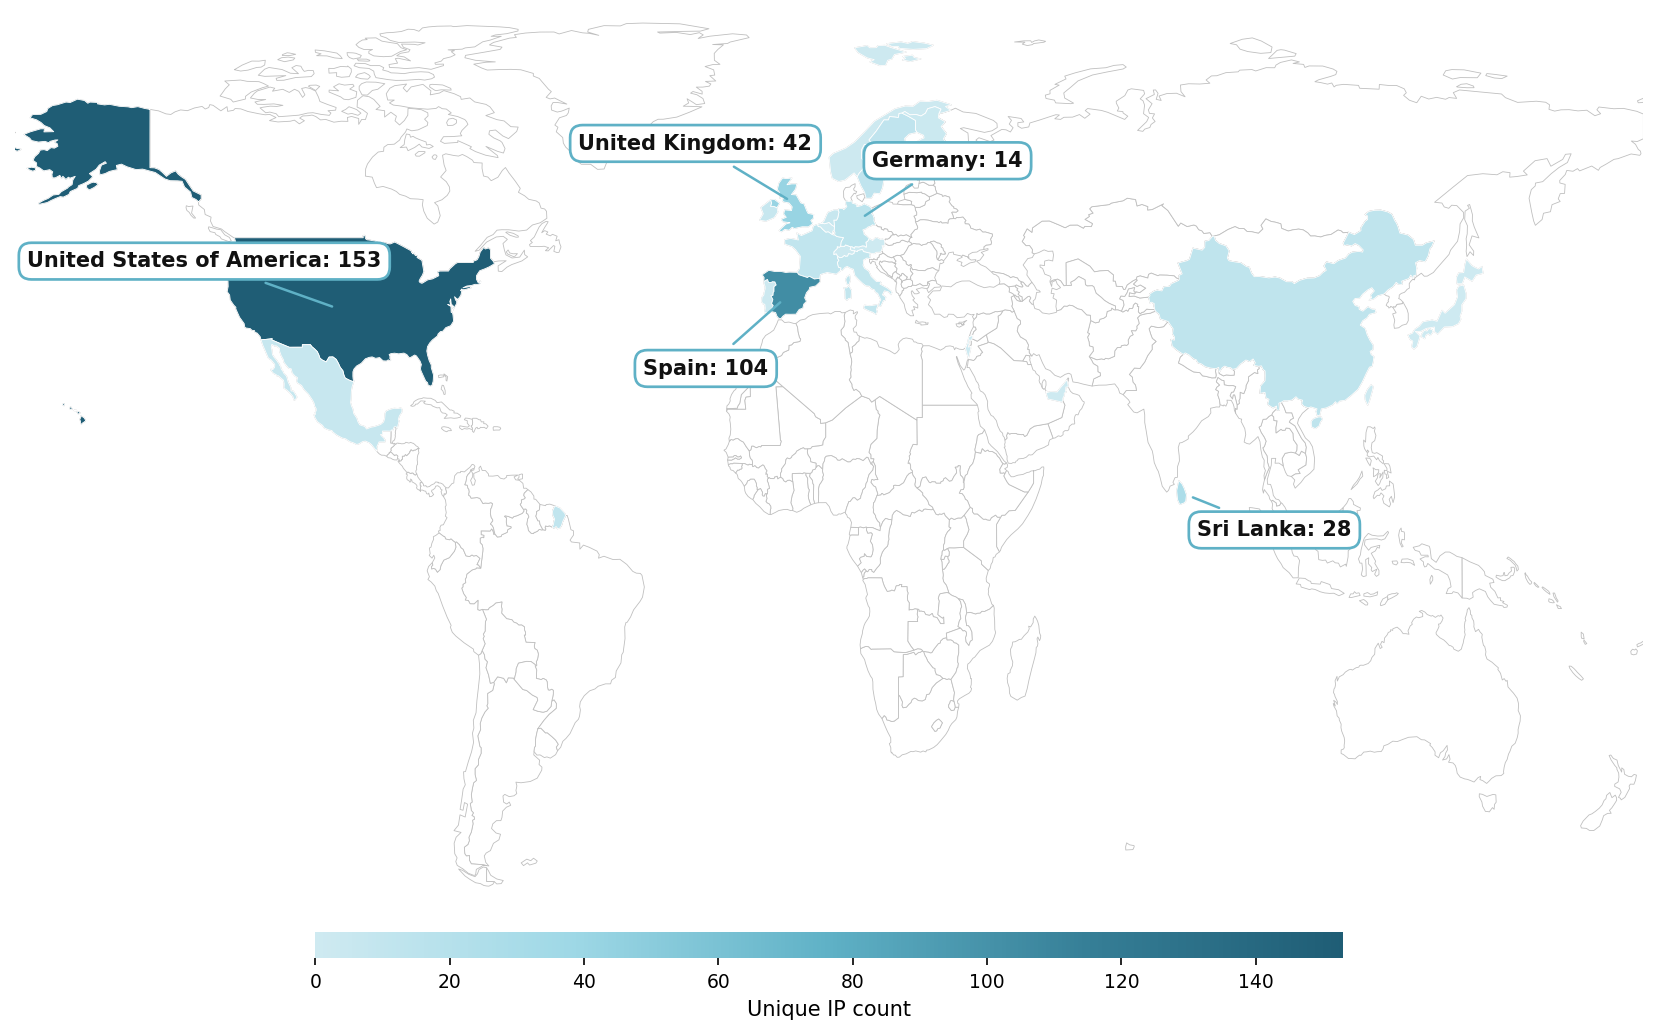

This chart was generated by the following Python code:
"""Generate a world usage map from the Annotrieve country analytics API.

Usage:
    pip install requests geopandas matplotlib
    python usage_map.py
"""

import os

import requests
import geopandas as gpd
import matplotlib.pyplot as plt
from matplotlib.colors import LinearSegmentedColormap

API_URL = "https://genome.crg.es/annotrieve/api/v0/analytics/frequencies/country"
NE_URL = "https://naciscdn.org/naturalearth/110m/cultural/ne_110m_admin_0_countries.zip"
OUTPUT_FILE = "usage_map.png"
TOP_N_LABELS = 5

# API name -> Natural Earth NAME column
COUNTRY_NAME_FIXES = {
    "United States": "United States of America",
    "Czechia": "Czech Rep.",
    "United Kingdom": "United Kingdom",
    "Bosnia and Herzegovina": "Bosnia and Herz.",
    "Dominican Republic": "Dominican Rep.",
    "South Korea": "South Korea",
}

# Hand-picked label offsets in axis (degree) units for the top countries.
# (dx, dy): offset from country centroid to the pill center.
LABEL_OFFSETS = {
    "United States of America": (-30, 8),
    "Spain": (-18, -12),
    "United Kingdom": (-22, 10),
    "Germany": (20, 10),
    "Sri Lanka": (20, -6),
    "France": (-18, -8),
    "Italy": (16, -10),
    "China": (22, 10),
    "Sweden": (18, 6),
    "Japan": (18, -6),
    "Mexico": (-22, -10),
    "Netherlands": (-18, 8),
    "Ireland": (-18, 6),
}


def fetch_country_counts():
    response = requests.get(API_URL, timeout=30)
    response.raise_for_status()
    raw = response.json()
    return {
        COUNTRY_NAME_FIXES.get(name, name): count
        for name, count in raw.items()
        if name != "Unknown"
    }


def load_world():
    return gpd.read_file(NE_URL)


def build_map(counts, world):
    world = world[world["NAME"] != "Antarctica"].copy()
    world["count"] = world["NAME"].map(counts)

    cmap = LinearSegmentedColormap.from_list(
        "annotrieve",
        ["#cfeaf1", "#9ed8e6", "#5fb1c6", "#367f97", "#1f5d75"],
    )

    fig, ax = plt.subplots(figsize=(14, 7), dpi=150)

    # Base layer: all countries in white with light borders
    world.plot(ax=ax, color="white", edgecolor="#bfbfbf", linewidth=0.4)

    # Choropleth on top, only for countries with data
    has_data = world[world["count"].notna()]
    vmax = has_data["count"].max()
    has_data.plot(
        ax=ax,
        column="count",
        cmap=cmap,
        edgecolor="white",
        linewidth=0.4,
        vmin=0,
        vmax=vmax,
    )

    # Pill labels for top N
    top = sorted(counts.items(), key=lambda kv: kv[1], reverse=True)[:TOP_N_LABELS]
    for country, count in top:
        row = world[world["NAME"] == country]
        if row.empty:
            continue
        centroid = row.geometry.representative_point().iloc[0]
        dx, dy = LABEL_OFFSETS.get(country, (25, 15))
        ax.annotate(
            f"{country}: {count}",
            xy=(centroid.x, centroid.y),
            xytext=(centroid.x + dx, centroid.y + dy),
            fontsize=10,
            fontweight="bold",
            color="#111",
            ha="center",
            va="center",
            bbox=dict(
                boxstyle="round,pad=0.4,rounding_size=0.6",
                facecolor="white",
                edgecolor="#5fb1c6",
                linewidth=1.3,
            ),
            arrowprops=dict(
                arrowstyle="-",
                color="#5fb1c6",
                linewidth=1.2,
                shrinkA=4,
                shrinkB=6,
            ),
        )

    ax.set_xlim(-170, 180)
    ax.set_ylim(-60, 85)
    ax.set_axis_off()

    # Horizontal colorbar
    sm = plt.cm.ScalarMappable(cmap=cmap, norm=plt.Normalize(vmin=0, vmax=vmax))
    sm.set_array([])
    cbar = fig.colorbar(
        sm,
        ax=ax,
        orientation="horizontal",
        fraction=0.035,
        pad=0.02,
        shrink=0.5,
        aspect=40,
    )
    cbar.set_label("Unique IP count", fontsize=10)
    cbar.ax.tick_params(labelsize=9)
    cbar.outline.set_visible(False)

    fig.tight_layout()
    return fig


def main():
    counts = fetch_country_counts()
    total_visits = sum(counts.values())
    n_countries = len(counts)
    print(f"Total visits: {total_visits}")
    print(f"Countries:    {n_countries}")
    world = load_world()
    fig = build_map(counts, world)
    fig.savefig(OUTPUT_FILE, dpi=150, bbox_inches="tight", facecolor="white")
    print(f"Saved {os.path.abspath(OUTPUT_FILE)}")


if __name__ == "__main__":
    main()
